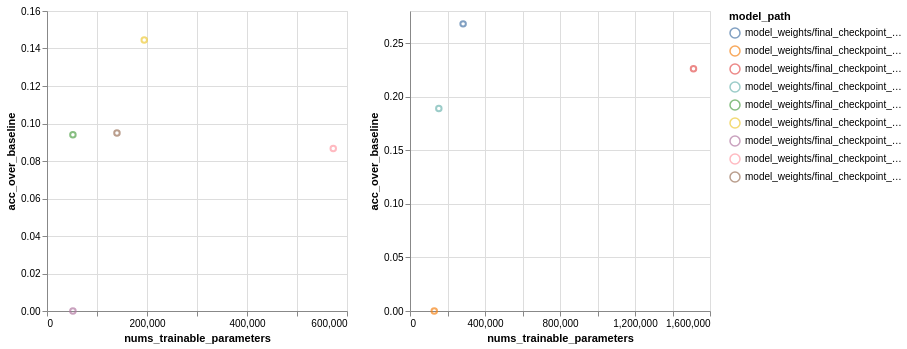

The notebook cell this image was saved under:
### Code cell
import altair as alt

res_chart = alt.Chart(resnet_df).mark_point().encode(
    x="nums_trainable_parameters",
    y="acc_over_baseline",
    color="model_path"
)

efficientnet_chart = alt.Chart(efficientnet_df).mark_point().encode(
    x="nums_trainable_parameters",
    y="acc_over_baseline",
    color="model_path"
)

res_chart | efficientnet_chart

### Figure 1 — Vega-Lite specification as saved in the notebook (floating-point values rounded to 4 significant figures)
{"config": {"view": {"continuousWidth": 300, "continuousHeight": 300}}, "hconcat": [{"data": {"name": "data-953a573ebea75276b37af09af44570a1"}, "mark": {"type": "point"}, "encoding": {"color": {"field": "model_path", "type": "nominal"}, "x": {"field": "nums_trainable_parameters", "type": "quantitative"}, "y": {"field": "acc_over_baseline", "type": "quantitative"}}}, {"data": {"name": "data-bc5502029a27fa9f747dfa763d3414c2"}, "mark": {"type": "point"}, "encoding": {"color": {"field": "model_path", "type": "nominal"}, "x": {"field": "nums_trainable_parameters", "type": "quantitative"}, "y": {"field": "acc_over_baseline", "type": "quantitative"}}}], "$schema": "https://vega.github.io/schema/vega-lite/v6.1.0.json", "datasets": {"data-953a573ebea75276b37af09af44570a1": [{"model_path": "model_weights/final_checkpoint_resnet18_batch_norm.pt", "val_loss": 1.948, "val_acc": 0.521, "throughput": 18910.0, "nums_trainable_parameters": 51810.0, "acc_over_baseline": 0.09403}, {"model_path": "model_weights/final_checkpoint_resnet18_custom_model.pt", "val_loss": 1.688, "val_acc": 0.5715, "throughput": 9786.0, "nums_trainable_parameters": 194500.0, "acc_over_baseline": 0.1445}, {"model_path": "model_weights/final_checkpoint_resnet18_linear_probe.pt", "val_loss": 2.413, "val_acc": 0.4269, "throughput": 19430.0, "nums_trainable_parameters": 51810.0, "acc_over_baseline": 0.0}, {"model_path": "model_weights/final_checkpoint_resnet18_lora.pt", "val_loss": 2.041, "val_acc": 0.5136, "throughput": 18580.0, "nums_trainable_parameters": 572500.0, "acc_over_baseline": 0.08671}, {"model_path": "model_weights/final_checkpoint_resnet18_task_specific_adapter.pt", "val_loss": 1.961, "val_acc": 0.5218, "throughput": 16560.0, "nums_trainable_parameters": 139900.0, "acc_over_baseline": 0.09488}], "data-bc5502029a27fa9f747dfa763d3414c2": [{"model_path": "model_weights/final_checkpoint_efficientnet_batch_norm.pt", "val_loss": 1.199, "val_acc": 0.7095, "throughput": 347.6, "nums_trainable_parameters": 283300.0, "acc_over_baseline": 0.268}, {"model_path": "model_weights/final_checkpoint_efficientnet_linear_probe.pt", "val_loss": 2.392, "val_acc": 0.4415, "throughput": 358.9, "nums_trainable_parameters": 129400.0, "acc_over_baseline": 0.0}, {"model_path": "model_weights/final_checkpoint_efficientnet_lora.pt", "val_loss": 1.336, "val_acc": 0.6677, "throughput": 471.7, "nums_trainable_parameters": 1512000.0, "acc_over_baseline": 0.2262}, {"model_path": "model_weights/final_checkpoint_efficientnet_task_specific_adapters.pt", "val_loss": 1.478, "val_acc": 0.6304, "throughput": 356.6, "nums_trainable_parameters": 153700.0, "acc_over_baseline": 0.1889}]}}
